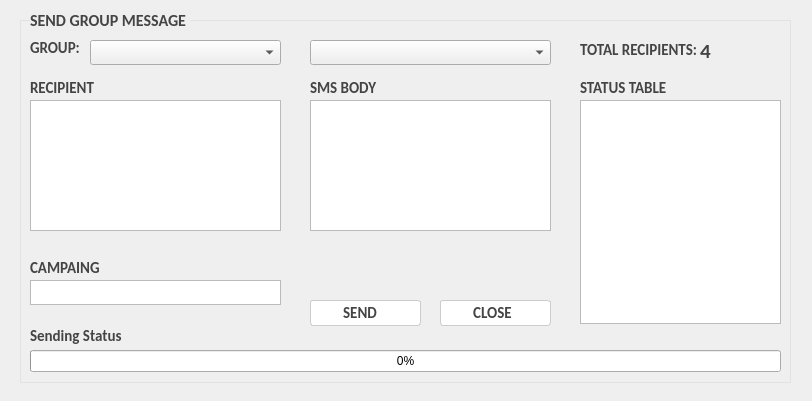
<?xml version="1.0" encoding="UTF-8"?>
<ui version="4.0">
 <class>Dialog</class>
 <widget class="QDialog" name="Dialog">
  <property name="geometry">
   <rect>
    <x>0</x>
    <y>0</y>
    <width>812</width>
    <height>401</height>
   </rect>
  </property>
  <property name="windowTitle">
   <string>Dialog</string>
  </property>
  <property name="styleSheet">
   <string notr="true">QLineEdit,QTextEdit,QTableView,QListWidget{
border:1px solid #bbb;
}
QLineEdit:focus,QTextEdit:focus,QListWidget:focus{
border:1px solid #94a8ff;
}

QLabel{
	color:#444;
}</string>
  </property>
  <widget class="QProgressBar" name="progressBar">
   <property name="geometry">
    <rect>
     <x>30</x>
     <y>350</y>
     <width>751</width>
     <height>22</height>
    </rect>
   </property>
   <property name="value">
    <number>0</number>
   </property>
  </widget>
  <widget class="QWidget" name="verticalWidget" native="true">
   <property name="geometry">
    <rect>
     <x>20</x>
     <y>20</y>
     <width>771</width>
     <height>363</height>
    </rect>
   </property>
   <property name="autoFillBackground">
    <bool>false</bool>
   </property>
   <property name="styleSheet">
    <string notr="true">border:1px solid #e2e2e2;</string>
   </property>
   <layout class="QVBoxLayout" name="verticalLayout"/>
  </widget>
  <widget class="QLabel" name="count_2">
   <property name="geometry">
    <rect>
     <x>700</x>
     <y>40</y>
     <width>51</width>
     <height>21</height>
    </rect>
   </property>
   <property name="font">
    <font>
     <family>Calibri</family>
     <pointsize>16</pointsize>
     <weight>75</weight>
     <italic>false</italic>
     <bold>true</bold>
    </font>
   </property>
   <property name="styleSheet">
    <string notr="true"/>
   </property>
   <property name="text">
    <string>4</string>
   </property>
  </widget>
  <widget class="QLabel" name="label_11">
   <property name="geometry">
    <rect>
     <x>580</x>
     <y>42</y>
     <width>121</width>
     <height>16</height>
    </rect>
   </property>
   <property name="font">
    <font>
     <family>Calibri</family>
     <pointsize>11</pointsize>
     <weight>75</weight>
     <italic>false</italic>
     <bold>true</bold>
    </font>
   </property>
   <property name="styleSheet">
    <string notr="true"/>
   </property>
   <property name="text">
    <string>TOTAL RECIPIENTS:</string>
   </property>
  </widget>
  <widget class="QLabel" name="label_7">
   <property name="geometry">
    <rect>
     <x>30</x>
     <y>320</y>
     <width>101</width>
     <height>31</height>
    </rect>
   </property>
   <property name="font">
    <font>
     <family>Calibri</family>
     <pointsize>11</pointsize>
     <weight>75</weight>
     <italic>false</italic>
     <bold>true</bold>
    </font>
   </property>
   <property name="styleSheet">
    <string notr="true"/>
   </property>
   <property name="text">
    <string>Sending Status</string>
   </property>
  </widget>
  <widget class="QLabel" name="label_10">
   <property name="geometry">
    <rect>
     <x>30</x>
     <y>80</y>
     <width>71</width>
     <height>16</height>
    </rect>
   </property>
   <property name="font">
    <font>
     <family>Calibri</family>
     <pointsize>11</pointsize>
     <weight>75</weight>
     <italic>false</italic>
     <bold>true</bold>
     <kerning>true</kerning>
    </font>
   </property>
   <property name="styleSheet">
    <string notr="true"/>
   </property>
   <property name="text">
    <string>RECIPIENT</string>
   </property>
  </widget>
  <widget class="QLabel" name="label_9">
   <property name="geometry">
    <rect>
     <x>30</x>
     <y>10</y>
     <width>161</width>
     <height>21</height>
    </rect>
   </property>
   <property name="font">
    <font>
     <family>Calibri</family>
     <pointsize>12</pointsize>
     <weight>75</weight>
     <italic>false</italic>
     <bold>true</bold>
    </font>
   </property>
   <property name="styleSheet">
    <string notr="true">background-color: #eee;</string>
   </property>
   <property name="text">
    <string>SEND GROUP MESSAGE</string>
   </property>
  </widget>
  <widget class="QListWidget" name="listWidget">
   <property name="geometry">
    <rect>
     <x>30</x>
     <y>100</y>
     <width>251</width>
     <height>131</height>
    </rect>
   </property>
  </widget>
  <widget class="QTextEdit" name="smsbody">
   <property name="geometry">
    <rect>
     <x>310</x>
     <y>100</y>
     <width>241</width>
     <height>131</height>
    </rect>
   </property>
   <property name="font">
    <font>
     <family>Calibri</family>
     <pointsize>11</pointsize>
    </font>
   </property>
   <property name="styleSheet">
    <string notr="true"/>
   </property>
  </widget>
  <widget class="QLabel" name="label_12">
   <property name="geometry">
    <rect>
     <x>580</x>
     <y>80</y>
     <width>91</width>
     <height>16</height>
    </rect>
   </property>
   <property name="font">
    <font>
     <family>Calibri</family>
     <pointsize>11</pointsize>
     <weight>75</weight>
     <italic>false</italic>
     <bold>true</bold>
    </font>
   </property>
   <property name="styleSheet">
    <string notr="true"/>
   </property>
   <property name="text">
    <string>STATUS TABLE</string>
   </property>
  </widget>
  <widget class="QPushButton" name="pushButton_1">
   <property name="geometry">
    <rect>
     <x>310</x>
     <y>300</y>
     <width>111</width>
     <height>26</height>
    </rect>
   </property>
   <property name="font">
    <font>
     <family>Calibri</family>
     <pointsize>11</pointsize>
     <weight>75</weight>
     <bold>true</bold>
    </font>
   </property>
   <property name="styleSheet">
    <string notr="true">QPushButton{
	color:#444;
	background-color: #fff;
	border: 1px solid #ccc;
	border-radius: 3px;
	text-align:left;
	padding:0 5px;
}

QPushButton:hover{
	border-color: #94a8ff;
}
QPushButton:pressed{
	border: 1.5px solid #94a8ff;
	background-color: rgb(221, 233, 255);
}
</string>
   </property>
   <property name="text">
    <string>        SEND</string>
   </property>
  </widget>
  <widget class="QLineEdit" name="campaing">
   <property name="geometry">
    <rect>
     <x>30</x>
     <y>280</y>
     <width>251</width>
     <height>25</height>
    </rect>
   </property>
   <property name="font">
    <font>
     <family>Calibri</family>
     <pointsize>11</pointsize>
    </font>
   </property>
  </widget>
  <widget class="QLabel" name="label_4">
   <property name="geometry">
    <rect>
     <x>30</x>
     <y>260</y>
     <width>81</width>
     <height>16</height>
    </rect>
   </property>
   <property name="font">
    <font>
     <family>Calibri</family>
     <pointsize>11</pointsize>
     <weight>75</weight>
     <italic>false</italic>
     <bold>true</bold>
    </font>
   </property>
   <property name="styleSheet">
    <string notr="true"/>
   </property>
   <property name="text">
    <string>CAMPAING</string>
   </property>
  </widget>
  <widget class="QComboBox" name="comboBox_2">
   <property name="geometry">
    <rect>
     <x>310</x>
     <y>40</y>
     <width>241</width>
     <height>25</height>
    </rect>
   </property>
   <property name="font">
    <font>
     <family>Calibri</family>
     <pointsize>11</pointsize>
     <weight>50</weight>
     <bold>false</bold>
    </font>
   </property>
   <property name="styleSheet">
    <string notr="true">padding:0 5px;</string>
   </property>
  </widget>
  <widget class="QPushButton" name="pushButton_2">
   <property name="geometry">
    <rect>
     <x>440</x>
     <y>300</y>
     <width>111</width>
     <height>26</height>
    </rect>
   </property>
   <property name="font">
    <font>
     <family>Calibri</family>
     <pointsize>11</pointsize>
     <weight>75</weight>
     <bold>true</bold>
    </font>
   </property>
   <property name="styleSheet">
    <string notr="true">QPushButton{
	color:#444;
	background-color: #fff;
	border: 1px solid #ccc;
	border-radius: 3px;
	text-align:left;
	padding:0 5px;
}

QPushButton:hover{
	border-color: #94a8ff;
}
QPushButton:pressed{
	border: 1.5px solid #94a8ff;
	background-color: rgb(221, 233, 255);
}
</string>
   </property>
   <property name="text">
    <string>        CLOSE</string>
   </property>
  </widget>
  <widget class="QTextEdit" name="status">
   <property name="geometry">
    <rect>
     <x>580</x>
     <y>100</y>
     <width>201</width>
     <height>224</height>
    </rect>
   </property>
  </widget>
  <widget class="QLabel" name="label_8">
   <property name="geometry">
    <rect>
     <x>310</x>
     <y>80</y>
     <width>71</width>
     <height>16</height>
    </rect>
   </property>
   <property name="font">
    <font>
     <family>Calibri</family>
     <pointsize>11</pointsize>
     <weight>75</weight>
     <italic>false</italic>
     <bold>true</bold>
    </font>
   </property>
   <property name="styleSheet">
    <string notr="true"/>
   </property>
   <property name="text">
    <string>SMS BODY</string>
   </property>
  </widget>
  <widget class="QComboBox" name="comboBox_3">
   <property name="geometry">
    <rect>
     <x>90</x>
     <y>40</y>
     <width>191</width>
     <height>25</height>
    </rect>
   </property>
   <property name="font">
    <font>
     <family>Calibri</family>
     <pointsize>11</pointsize>
     <weight>50</weight>
     <bold>false</bold>
    </font>
   </property>
   <property name="styleSheet">
    <string notr="true">padding:0 5px;</string>
   </property>
  </widget>
  <widget class="QLabel" name="label_13">
   <property name="geometry">
    <rect>
     <x>30</x>
     <y>40</y>
     <width>51</width>
     <height>16</height>
    </rect>
   </property>
   <property name="font">
    <font>
     <family>Calibri</family>
     <pointsize>11</pointsize>
     <weight>75</weight>
     <italic>false</italic>
     <bold>true</bold>
     <kerning>true</kerning>
    </font>
   </property>
   <property name="styleSheet">
    <string notr="true"/>
   </property>
   <property name="text">
    <string>GROUP:</string>
   </property>
  </widget>
 </widget>
 <resources/>
 <connections/>
</ui>
